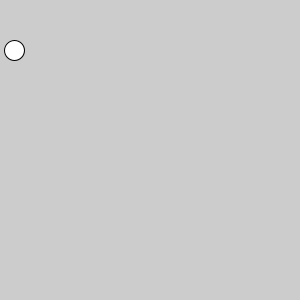
Frame 1 (no input)
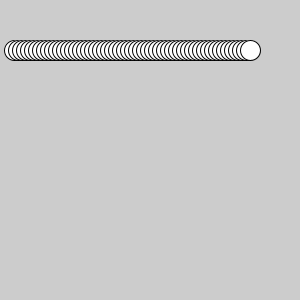
Frame 60 (the mouse pressed at the canvas centre just before this capture)
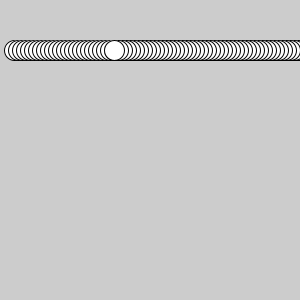
Frame 120 (the mouse held since frame 60 and released just before this capture)

The Processing sketch that drew these frames (run headless with seeded random() and noise(); from frame 60 on, the mouse is pressed at the canvas centre):

// Processing sketch: code8
// ── code8.pde
int myNumber = 10; // variable
int speed = 4;
void setup(){
   size(300,300);  // Die Größe des Fensters
}

void draw(){ // Schtleife
   clear();
   myNumber += speed;
   ellipse(myNumber, 50, 20,20);
   if(myNumber > 300){
      speed = -4; 
   }
   if(myNumber < 0){
      speed = 4; 
   }
}
